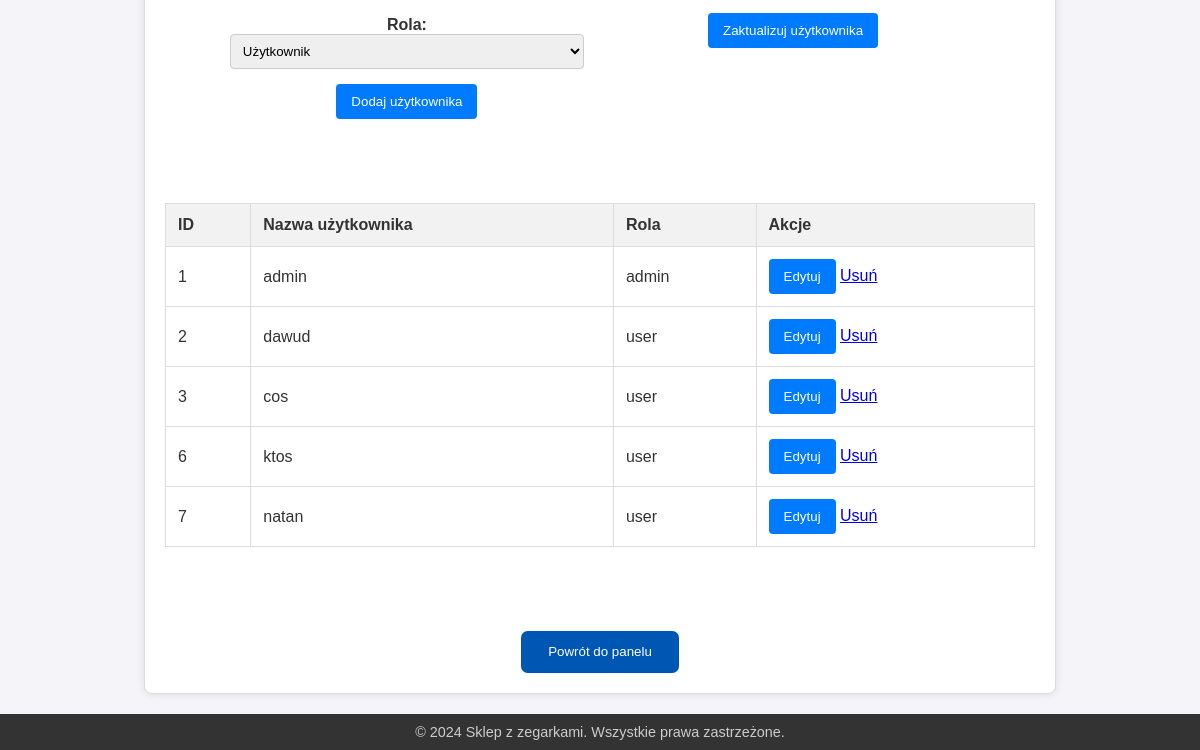
Before: /admin_customers.php (signed in, lower part) with the older database file.
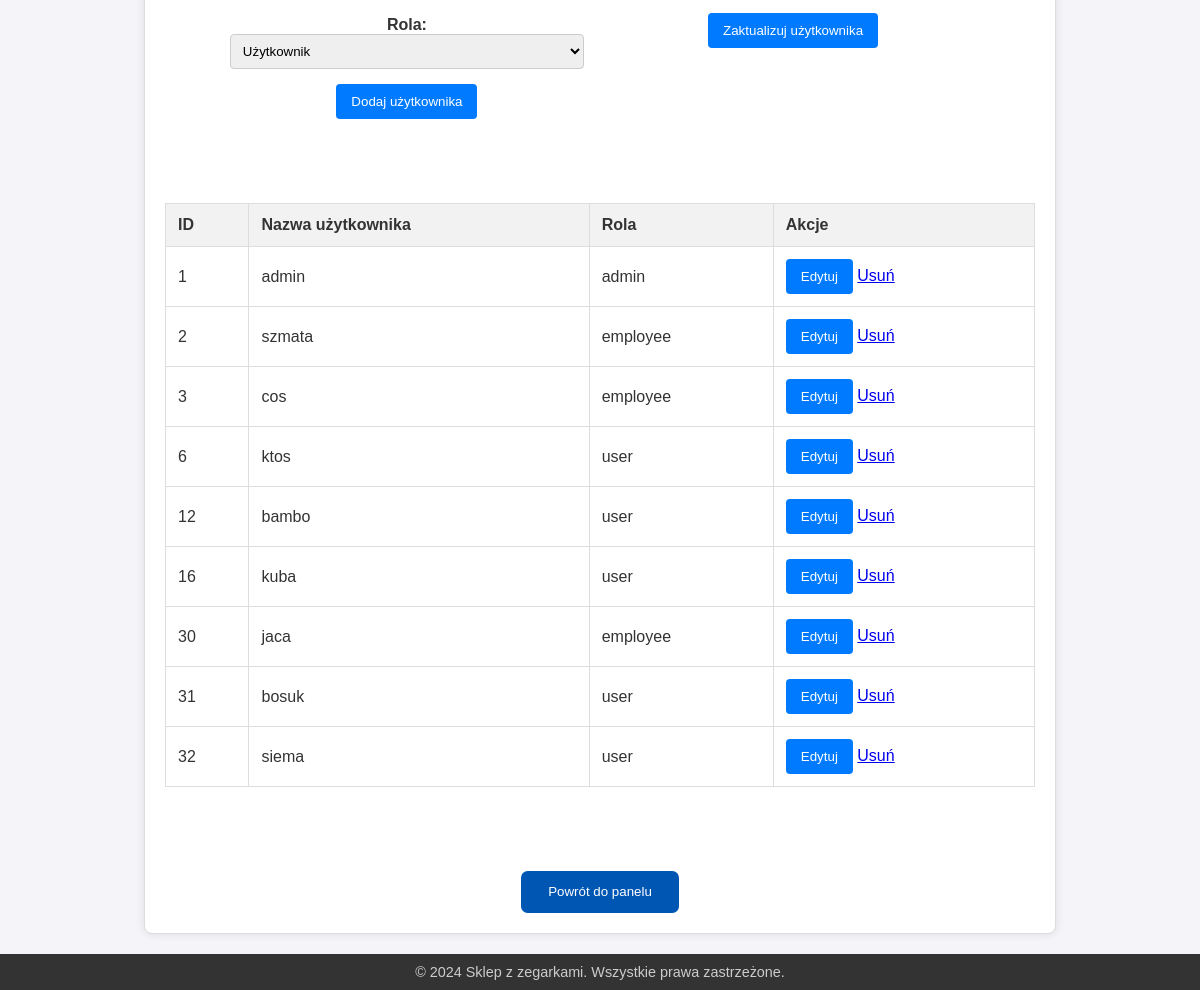
After: the same page with the newer database file.
### tables this page shows
CREATE TABLE `users` (
  `id` int(11) NOT NULL,
  `username` varchar(50) NOT NULL,
  `password` varchar(255) NOT NULL,
  `role` enum('user','admin','employee') DEFAULT 'user'
);

### admin_customers.php (the view, shortened to what this page needs)
<?php
require 'header.php';
$users = $pdo->query("SELECT * FROM users")->fetchAll(PDO::FETCH_ASSOC);
?>
<!DOCTYPE html>
<html lang="pl">
<head>
    <link rel="stylesheet" href="styles.css">
</head>
<body>
<section>
    <div class="row" style="gap: 2em;">
        <div class="col">
            <form method="POST" id="user-create-form">
                <label>Hasło:
                </label>
                <label>Rola:
                    <select name="role" required>
                        <option value="user">Użytkownik</option>
                    </select>
                </label>
                <button type="submit" name="user-create">Dodaj użytkownika</button>
            </form>
        </div>
        <div class="col">
            <form method="POST" id="user-edit-form">
                <label>Rola:
                </label>
                <button type="submit" name="user-edit" id="user-submit">Zaktualizuj użytkownika</button>
            </form>
        </div>
    </div>
    <table border="1">
        <tr>
            <th>ID</th>
            <th>Nazwa użytkownika</th>
            <th>Rola</th>
            <th>Akcje</th>
        </tr>
        <?php foreach ($users as $user): ?>
        <tr>
            <td><?= $user['id'] ?></td>
            <td><?= htmlspecialchars($user['username']) ?></td>
            <td><?= htmlspecialchars($user['role']) ?></td>
            <td>
                <button onclick="editUser(<?= $user['id'] ?>, '<?= htmlspecialchars($user['username'], ENT_QUOTES) ?>', '<?= htmlspecialchars($user['role'], ENT_QUOTES) ?>')">Edytuj</button>
                <a href="?delete_user=<?= $user['id'] ?>" onclick="return confirm('Czy na pewno chcesz usunąć tego użytkownika?');">Usuń</a>
            </td>
        </tr>
        <?php endforeach; ?>
    </table>
        <a href="admin_panel.php"><button style="margin-top: 20px;" class="nav-btn">Powrót do panelu</button></a>
    </section>
</body>
</html>
<?php require 'footer.php'; ?>

### header.php (shortened to what this page needs)
<!DOCTYPE html>
<html lang="pl">
<head>
    <link rel="stylesheet" href="styles.css">
</head>
<body>
<main>

### footer.php
</main>
<footer>
    <p>&copy; <?= date("Y") ?> Sklep z zegarkami. Wszystkie prawa zastrzeżone.</p>
</footer>
</body>
</html>

### styles.css (style rules this page uses)
body { font-family: 'Arial', sans-serif; margin: 0; padding: 0; background-color: #f4f4f9; color: #333; display: flex; flex-direction: column; min-height: 100vh; }
header, footer { background-color: #333; color: white; text-align: center; padding: 15px 0; }
header h1, footer p { margin-bottom: 25px; text-align: center; }
.nav-btn { background-color: #0056b3; color: white; padding: 1em 2em; border-radius: 0.5em; }
main { flex: 1; display: flex; flex-direction: column; align-items: center; padding: 20px; }
section { width: 75%; margin: 0 auto; text-align: center; display: flex; flex-direction: column; align-items: center; justify-content: center; background: #fff; padding: 15px; border: 1px solid #ddd; border-radius: 5px; box-shadow: 0 2px 5px rgba(0, 0, 0, 0.1); }
footer { margin-top: auto; padding: 10px 0; background-color: #333; color: white; text-align: center; }
footer p { margin: 0; font-size: 0.9em; color: #ccc; }
table { width: 100%; border-collapse: collapse; }
th, td { padding: 8px; text-align: left; border: 1px solid #ddd; }
td:nth-child(3) { max-width: 300px; overflow: hidden; text-overflow: ellipsis; white-space: nowrap; }

### admin_customers.php (style rules this page uses)
section { background: #fff; padding: 20px; border-radius: 8px; box-shadow: 0 0 10px rgba(0, 0, 0, 0.1); display: flex; gap: 4em; }
label { display: block; margin: 10px 0 5px; font-weight: bold; }
input, select, textarea { width: 100%; padding: 8px; margin-bottom: 10px; border: 1px solid #ccc; border-radius: 4px; }
button { background-color: #007bff; color: white; padding: 10px 15px; border: none; border-radius: 4px; cursor: pointer; }
table { width: 100%; border-collapse: collapse; margin-top: 20px; }
table, th, td { border: 1px solid #ddd; }
th, td { padding: 12px; text-align: left; }
th { background-color: #f2f2f2; }
.col { display: flex; flex-direction: column; }
.row { display: flex; flex-direction: row; }

Changed rows visible on the page:
removed users: id "7", username "natan", role "user"
changed users id 2: username "dawud" → "szmata"; role "user" → "employee"
changed users "cos": role "user" → "employee"
added users: id "12", username "bambo", role "user"
added users: id "16", username "kuba", role "user"
added users: id "30", username "jaca", role "employee"
added users: id "31", username "bosuk", role "user"
added users: id "32", username "siema", role "user"
